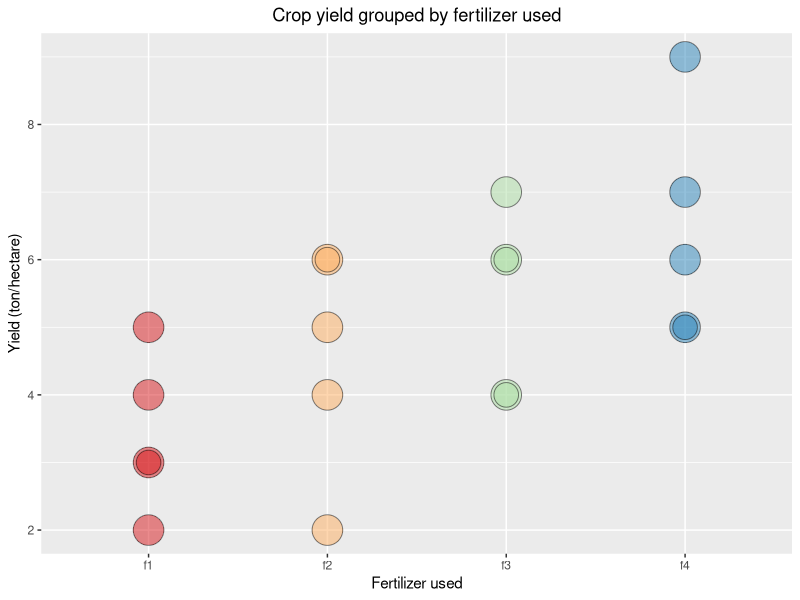

This chart was generated by the following R code:
library(ggplot2)
library(tidyr)
library(dplyr)
library(RColorBrewer)
#Data setup
# !!!- CHOP ??? ---------------------------------------------------------------------------------------
f_one <- c(3,2,4,3,5)
f_two <- c(5,4,2,6,6)
f_three <- c(7,6,4,6,4)
f_four <- c(7,5,5,6,9)

df_wide <-  cbind(data.frame(rbind(f_one,f_two,f_three,f_four)),c("f_one","f_two","f_three","f_four"))
colnames(df_wide) <- c("X1","X2","X3","X4","X5","Fertilizer")
# !!!- CHOP ??? ---------------------------------------------------------------------------------------

df_long <- read.csv('./yield_data.csv',header = FALSE)
colnames(df_long) <- c("Fertilizer","Yield","plot_size")
df_long$pch <- factor(df_long$plot_size)

# Part A - Draw me a pretty graph
# Box-plot
ggplot(data=df_long, aes(x=Fertilizer, y=Yield))+
  geom_point(data=df_long,pch=21,alpha=0.5,aes(bg=Fertilizer, size=plot_size))+
  scale_size_continuous(range = c(10,8))+
  ggtitle("Crop yield grouped by fertilizer used")+
  xlab("Fertilizer used")+
  ylab("Yield (ton/hectare)")+
  theme(legend.position = "none",
        plot.title =element_text(hjust = 0.5))+
  scale_fill_brewer(palette="Spectral")
# + in Mean values
# + more values on the y axis

# Part B - Explain what alpha is:
# alphj is the difference between the mean yield of the fields exposed to fertilizer 1 and the mean yield of the fields exposed to fertilizer j.
# This allows us to reframe our hypothesis such that if no their is np difference between the fertilizers then
# a2=a3=a4=a5=0

# Part C - Fit the model in Frequentist framework, Report means & alphas, Perform Freq. Hypothsis test, report conclusion with justification
## Fit the model
yield_lm <- lm(Yield ~ Fertilizer,data = df_long)
## Report Means and Alphas
alphas <- yield_lm$coefficients
names(alphas) <- c("mu_hat","alpha2","alpha3","alpha4")
alphas
## Frequentist Hypothesis test
### ANOVA test for rejecting null hypothesis of all means being equivalent
yield_MM <- model.matrix(yield_lm)
### "If we take a SIZE of 0.05 to be our threshold then our P value of 0.03388 means we can reject our null hypothesis that the mean yields of each of the groups is equivalent.


#Part D - Tukey



# Part E - some question about Units???
